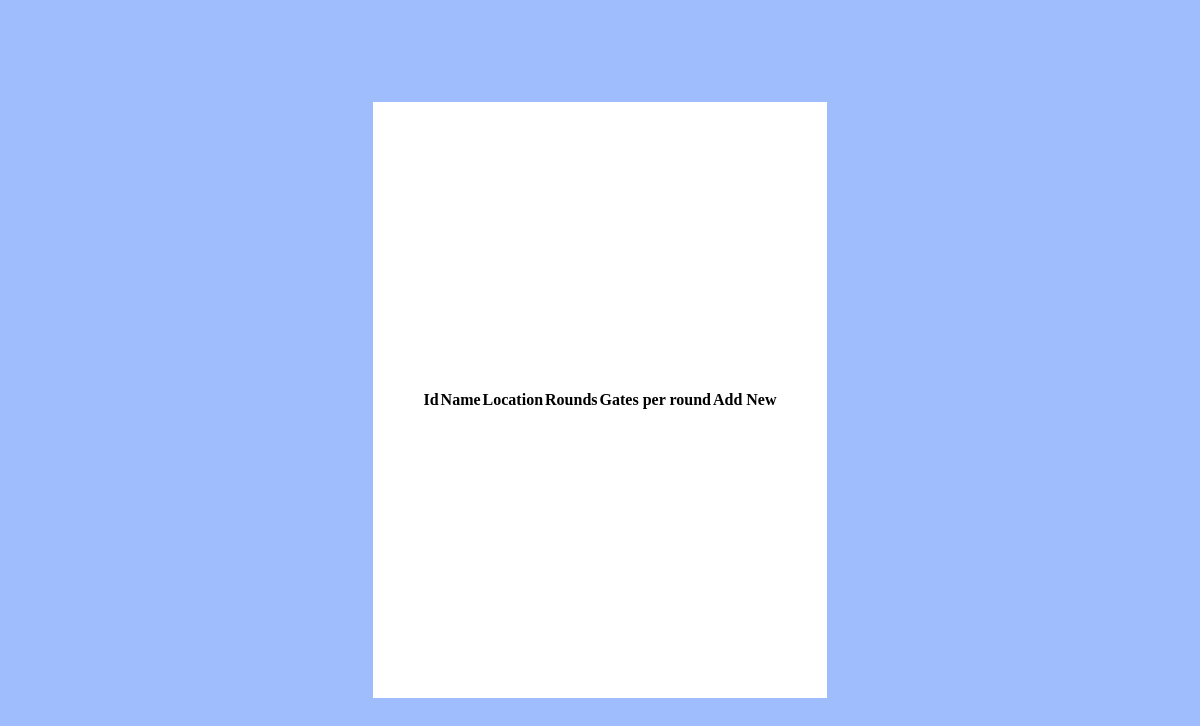
Before: /user/comp/list/ with the older database file.
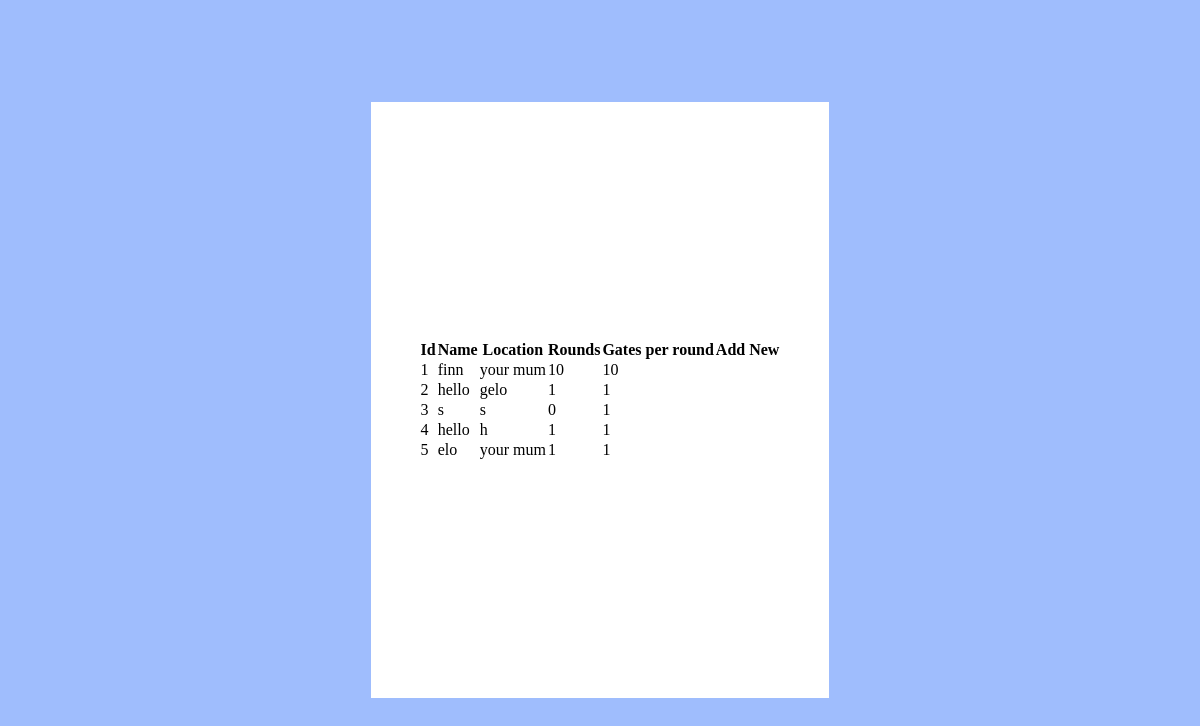
After: the same page with the newer database file.
### database/models.py (models this page shows, shortened)
class Competition(models.Model):
    name = models.CharField(max_length=100)
    location = models.CharField(max_length=50)
    no_of_rounds = models.IntegerField(validators= [MinValueValidator (1, message='Please enter a number greater than or equal to 1'), MaxValueValidator (30, message='Please enter a number less than or equal to 30')])
    gates_per_round = models.IntegerField(validators= [MinValueValidator (1), MaxValueValidator (30)])

### database/views.py (the view)
# urls.py: path('comp/list/', views.comp_list),
def comp_list(request):
    context = {
        'comp_list': Competition.objects.all()
    }
    return render(request, "competition_register/comp_list.html", context)

### database/templates/competition_register/comp_list.html
{% extends 'base.html' %}
{% load static %}
{% block head %}
    <link rel="stylesheet" href="{% static 'list.css' %}">
{% endblock %}
{% block content %}
<table class="comp-list">
    <thead>
        <tr>
            <th>Id</th>
            <th>Name</th>
            <th>Location</th>
            <th>Rounds</th>
            <th>Gates per round</th>
            <th>Add New</th>
        </tr>
    </thead>
    <tbody>
        {% for comp in comp_list %}
        <tr>
            <td>{{comp.id}}</td>
            <td>{{comp.name}}</td>
            <td>{{comp.location}}</td>
            <td>{{comp.no_of_rounds}}</td>
            <td>{{comp.gates_per_round}}</td>
        </tr>
        {% endfor %}
    </tbody>
</table>
{% endblock %}

### database/templates/base.html (shortened to what this page needs)
{% load static %}
<!DOCTYPE html>
<html lang="en">
<head>
    <link rel="stylesheet" href="{% static 'base.css' %}">
</head>
{% block head %}  {% endblock %}
<body>
    <div class="wrap">
        <div class="sign-in">
            {% block content %}
            {% endblock %}
        </div>
    </div>
</body>
</html>

### database/static/base.css (style rules this page uses)
body { display: flex; background-color: rgb(159, 189, 253); height: 100vh; margin: 0; }
.sign-in { display: flex; flex-direction: column; justify-content: center; align-items: center; height: 500px; width: auto; background-color: rgb(255, 255, 255); padding: 3rem; }
.wrap { display: flex; margin: auto; justify-content: center; align-items: center; width: 100%; height: auto; }

### database/static/list.css (style rules this page uses)
* { margin: 0; padding: 0; }

Changed rows visible on the page:
added Competition: id "1", name "finn", location "your mum", no_of_rounds "10", gates_per_round "10"
added Competition: id "2", name "hello", location "gelo", no_of_rounds "1", gates_per_round "1"
added Competition: id "3", name "s", location "s", no_of_rounds "0", gates_per_round "1"
added Competition: id "4", name "hello", location "h", no_of_rounds "1", gates_per_round "1"
added Competition: id "5", name "elo", location "your mum", no_of_rounds "1", gates_per_round "1"
